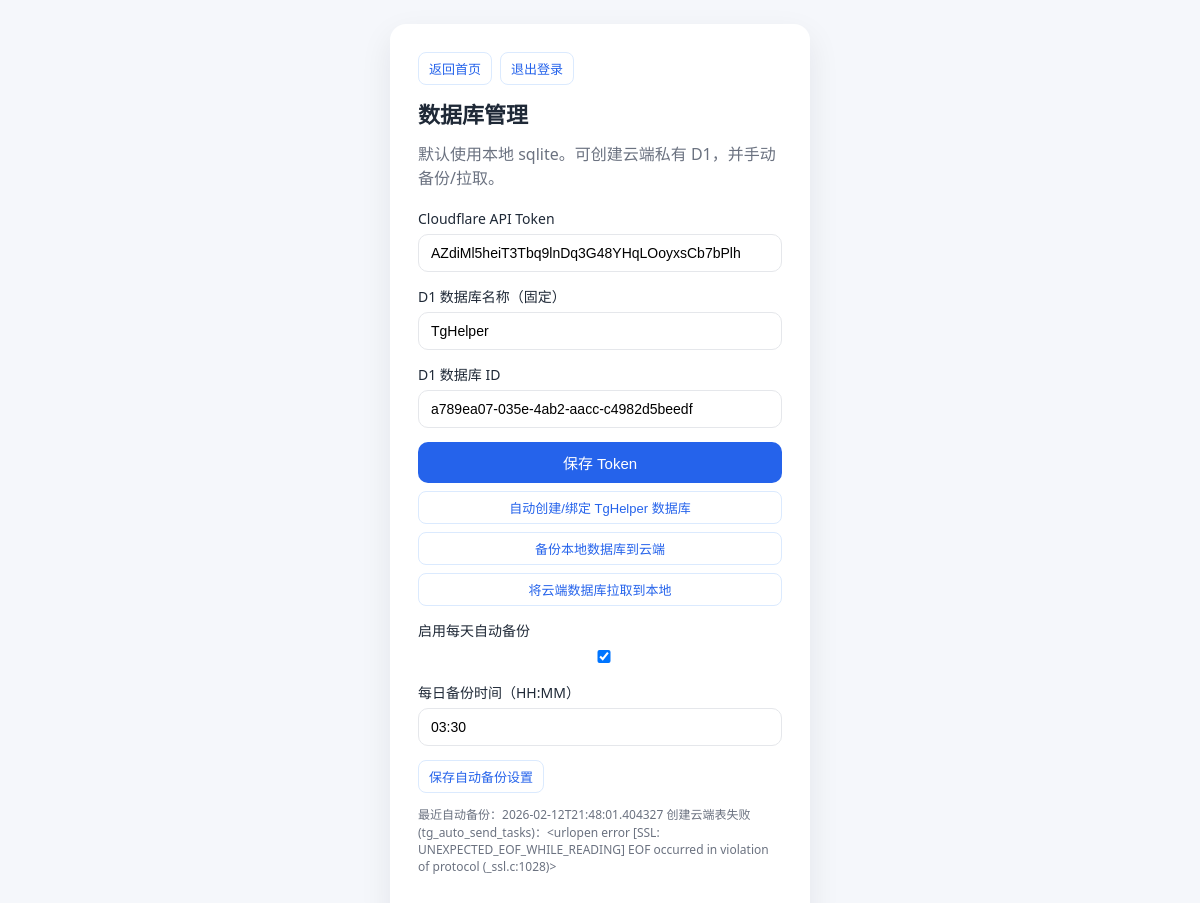
The app's page /settings/database (signed in) with its own data.
### tables this page shows
CREATE TABLE app_settings (
            key TEXT PRIMARY KEY,
            value TEXT NOT NULL
        );

### TgHelper.py (the view, shortened to what this page needs)
@app.route("/settings/database", methods=["GET", "POST"])
def database_settings():
    token = request.args.get("token") or request.form.get("token")
    username = require_login()
    if not username:
        return redirect(url_for("login"))
    message = None
    db = get_db()
    load_api_config()
    return render_template(
        "database_settings.html",
        token=token,
        message=message,
        cf_api_token=app.config.get("CF_API_TOKEN") or "",
        cf_d1_database_name="TgHelper",
        cf_d1_database_id=app.config.get("CF_D1_DATABASE_ID") or "",
        cf_use_d1=app.config.get("CF_USE_D1") or False,
        db_auto_backup_enabled=app.config.get("DB_AUTO_BACKUP_ENABLED") or False,
        db_auto_backup_time=app.config.get("DB_AUTO_BACKUP_TIME") or "03:30",
        db_auto_backup_last_result=app.config.get("DB_AUTO_BACKUP_LAST_RESULT") or "",
    )

### TgHelper.py (called while the page is built, shortened)
def get_db():
    if "db" not in g:
        g.db = sqlite3.connect(DB_PATH)
        g.db.row_factory = sqlite3.Row
    return g.db

def ensure_auto_send_table(db: sqlite3.Connection) -> None:
    columns = db.execute("PRAGMA table_info(tg_auto_send_tasks)").fetchall()
    column_names = {col[1] for col in columns}
    if "last_reply" in column_names and "created_at" in column_names:
        return

def require_login():
    if "user" in session:
        return session["user"]

@app.before_request
def ensure_db_initialized():
    init_db()
    load_api_config()

@app.context_processor
def inject_app_name():
    return {"app_name": app.config.get("APP_NAME", "TgHelper")}

### templates/database_settings.html (shortened to what this page needs)
{% extends "base.html" %}
{% block content %}
  <div class="top-actions" style="justify-content: flex-start; gap: 8px;">
    <a class="ghost" href="{{ url_for('home', token=token) }}">返回首页</a>
    <a class="ghost" href="{{ url_for('logout', token=token) }}">退出登录</a>
  </div>
  <h1>数据库管理</h1>
  <p>默认使用本地 sqlite。可创建云端私有 D1，并手动备份/拉取。</p>
  <form method="post" action="{{ url_for('database_settings') }}">
    <div class="field">
      <label for="cf_api_token">Cloudflare API Token</label>
      <input id="cf_api_token" name="cf_api_token" value="{{ cf_api_token }}" />
    </div>
    <div class="field">
      <label>D1 数据库名称（固定）</label>
      <input value="TgHelper" readonly />
    </div>
    <div class="field">
      <label>D1 数据库 ID</label>
      <input value="{{ cf_d1_database_id }}" readonly />
    </div>
    <div style="display:grid; gap:8px;">
      <button class="btn" type="submit" name="action" value="save">保存 Token</button>
      <button class="ghost" type="submit" name="action" value="create">自动创建/绑定 TgHelper 数据库</button>
      <button class="ghost" type="submit" name="action" value="backup">备份本地数据库到云端</button>
      <button class="ghost" type="submit" name="action" value="pull">将云端数据库拉取到本地</button>
    </div>
  </form>
  <form method="post" action="{{ url_for('database_settings') }}" style="margin-top:14px;">
    <div class="field">
      <label for="db_auto_backup_enabled">启用每天自动备份</label>
      <input id="db_auto_backup_enabled" name="db_auto_backup_enabled" type="checkbox" {% if db_auto_backup_enabled %}checked{% endif %} />
    </div>
    <div class="field">
      <label for="db_auto_backup_time">每日备份时间（HH:MM）</label>
      <input id="db_auto_backup_time" name="db_auto_backup_time" value="{{ db_auto_backup_time }}" placeholder="03:30" />
    </div>
    <button class="ghost" type="submit" name="action" value="auto_backup">保存自动备份设置</button>
  </form>
  {% if db_auto_backup_last_result %}
    <p style="margin-top:12px; font-size:12px; color:#6b7280;">最近自动备份：{{ db_auto_backup_last_result }}</p>
  {% endif %}
{% endblock %}

### templates/base.html (shortened to what this page needs)
<!DOCTYPE html>
<html lang="zh-CN">
<head>
</head>
<body>
  <div class="card">
    {% block content %}{% endblock %}
  </div>
</body>
</html>

### templates/base.html (style rules this page uses)
:root { color-scheme: light; --bg: #f5f7fb; --card: #ffffff; --text: #1f2937; --muted: #6b7280; --primary: #2563eb; --danger: #ef4444; }
* { box-sizing: border-box; }
body { margin: 0; font-family: "Segoe UI", "Microsoft YaHei", sans-serif; background: var(--bg); color: var(--text); display: grid; place-items: center; min-height: 100vh; padding: 24px; }
.card { width: 100%; max-width: 420px; background: var(--card); border-radius: 16px; box-shadow: 0 12px 32px rgba(15, 23, 42, 0.08); padding: 28px; }
h1 { margin: 0 0 12px; font-size: 22px; }
p { margin: 0 0 20px; color: var(--muted); }
.field { margin-bottom: 14px; }
label { display: block; margin-bottom: 6px; font-size: 14px; }
input { width: 100%; padding: 10px 12px; border: 1px solid #e5e7eb; border-radius: 10px; font-size: 14px; }
.btn { width: 100%; padding: 10px 12px; border: none; border-radius: 10px; background: var(--primary); color: #fff; font-size: 15px; cursor: pointer; }
.top-actions { display: flex; justify-content: flex-start; margin-bottom: 12px; }
.ghost { background: transparent; color: var(--primary); border: 1px solid #dbeafe; padding: 6px 10px; border-radius: 8px; font-size: 13px; text-decoration: none; }

### records on screen
app_settings: cf_api_token "AZdiMl5heiT3Tbq9lnDq3G48YHqLOoyxsCb7bPlh"
app_settings: value "a789ea07-035e-4ab2-aacc-c4982d5beedf"
app_settings: db_auto_backup_time "03:30"
app_settings: value "2026-02-12T21:48:01.404327 创建云端表失败(tg_auto_send_tasks)：<urlopen error [SSL: UNEXPECTED_EOF_WHILE_READING] EOF occurred in violation of protocol (_ssl.c:1028)>"
